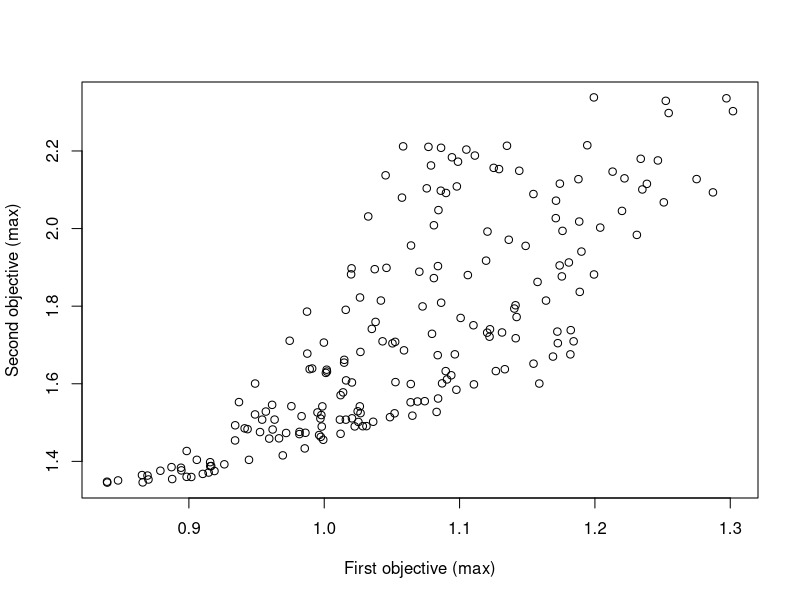
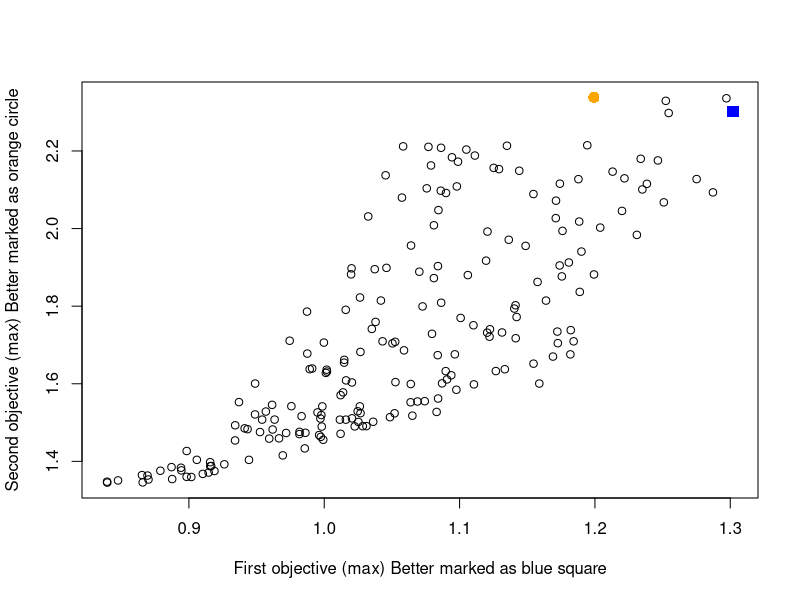
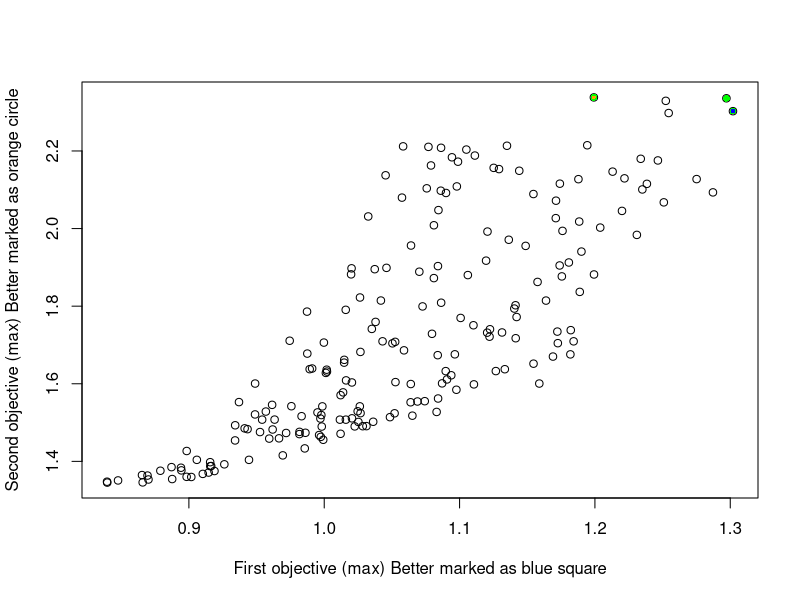
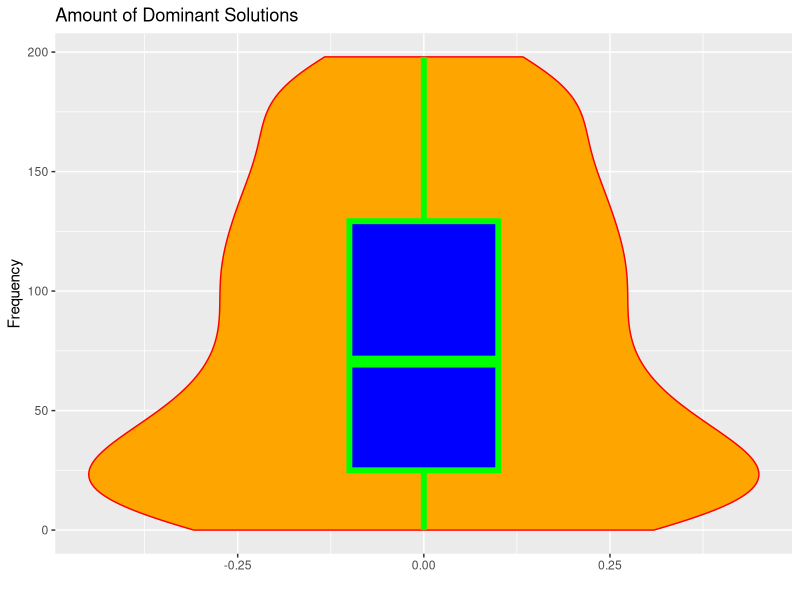
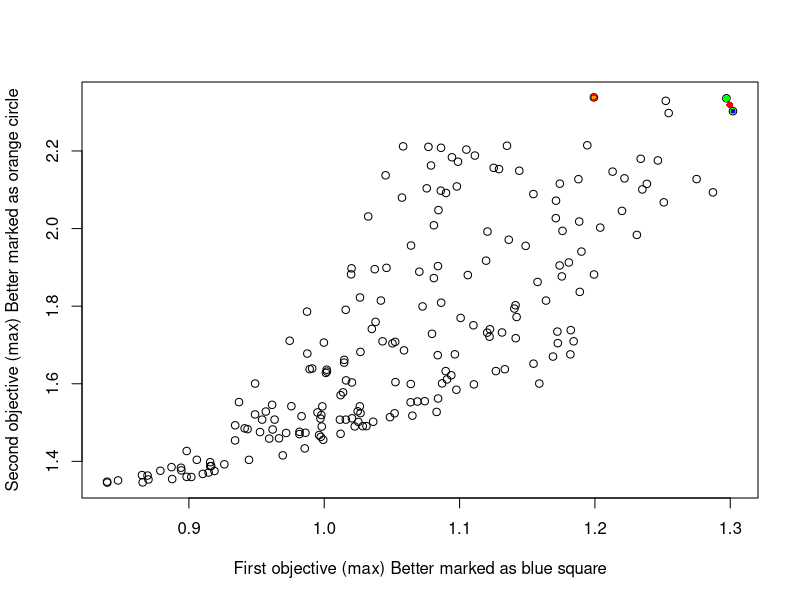

The R script that drew these images, in order:
expresions <- function(maxdeg, varcount, termcount) {
  f <- data.frame(variable=integer(), coef=integer(), degree=integer())
  for (t in 1:termcount) {
    var <- sample(1:varcount, 1)
    deg <- sample(0:maxdeg, 1)
    f <-  rbind(f, c(var, runif(1), deg))
  }
  names(f) <- c("variable", "coef", "degree")
  return(f)
}

evaluation <- function(pol, vars) {
  value <- 0.0
  terms = dim(pol)[1]
  for (t in 1:terms) {
    term <- pol[t,]
    value <-  value + term$coef * vars[term$variable]^term$degree
  }
  return(value)
}

domin.by <- function(target, challenger) {
  if (sum(challenger < target) > 0) {
    return(FALSE) 
  } 
  return(sum(challenger > target) > 0)
}

vc <- 3
md <- 2
tc <- 4
k <- 2 
obj <- list()
for (i in 1:k) {
  obj[[i]] <- expresions(md, vc, tc)
}
minim <- (runif(k) > 0.5)
sign <- (1 + -2 * minim) 
n <- 200 
sol <- matrix(runif(vc * n), nrow=n, ncol=vc)
val <- matrix(rep(NA, k * n), nrow=n, ncol=k)
for (i in 1:n) { 
  for (j in 1:k) { 
    val[i, j] <- evaluation(obj[[j]], sol[i,])
  }
}
mejor1 <- which.max(sign[1] * val[,1])
mejor2 <- which.max(sign[2] * val[,2])
cual <- c("max", "min")
xl <- paste("First objective (", cual[minim[1] + 1], ")", sep="")
yl <- paste("Second objective (", cual[minim[2] + 1], ")", sep="")
png("p11_R1_init.png", width=15, height=15, units="cm", res=1200)
plot(val[,1], val[,2], xlab=xl, ylab=yl)
graphics.off()
png("p11_R1_mejores.png", width=15, height=15, units="cm", res=1200)
plot(val[,1], val[,2], xlab=paste(xl, "Better marked as blue square"),
     ylab=paste(yl,"Better marked as orange circle"))
points(val[mejor1, 1], val[mejor1, 2], col="blue", pch=15, cex=1.5)
points(val[mejor2, 1], val[mejor2, 2], col="orange", pch=16, cex=1.5)
graphics.off()
no.dom <- logical() 
dominadores <- integer()
for (i in 1:n) { 
  d <- logical() 
  for (j in 1:n) { 
    d <- c(d, domin.by(sign * val[i,], sign * val[j,]))
  }
  cuantos <- sum(d)
  dominadores <- c(dominadores, cuantos)
  no.dom <- c(no.dom, sum(d) == 0) 
}

frente <- subset(val, no.dom) 
png("p11_R1_frente.png", width=15, height=15, units="cm", res=1200)
plot(val[,1], val[,2], xlab=paste(xl, "Better marked as blue square"),
     ylab=paste(yl,"Better marked as orange circle"))
points(frente[,1], frente[,2], col="green", pch=16, cex=0.9)
mejor1 <- which.max((1 + (-2 * minim[1])) * val[,1])
mejor2 <- which.max((1 + (-2 * minim[2])) * val[,2])
points(val[mejor1, 1], val[mejor1, 2], col="blue", pch=15, cex=0.5)
points(val[mejor2, 1], val[mejor2, 2], col="orange", pch=16, cex=0.5)
graphics.off()

library(ggplot2)
data <- data.frame(pos=rep(0, n), dom=dominadores)
png("p11_R1_violin.png", width=15, height=15, units="cm", res=1200)
gr <- ggplot(data, aes(x=pos, y=dom)) + geom_violin(fill="orange", color="red")
gr + geom_boxplot(width=0.2, fill="blue", color="green", lwd=2) +
  xlab("") +
  ylab("Frequency") +
  ggtitle("Amount of Dominant Solutions")
graphics.off()

porcentaje=50
dispersos = kmeans(frente, round(dim(frente)[1]*porcentaje/100), iter.max = 1000, nstart = 50, algorithm = "Lloyd")
dispersos$cluster
dispersos$centers

png("p11_R1_fdispersos.png", width=15, height=15, units="cm", res=1200)
plot(val[,1], val[,2], xlab=paste(xl, "Better marked as blue square"),
     ylab=paste(yl,"Better marked as orange circle"))
points(frente[,1], frente[,2], col="green", pch=16, cex=0.9)
points(dispersos$centers[,1], dispersos$centers[,2], col="red", pch=16, cex=0.9)
mejor1 <- which.max((1 + (-2 * minim[1])) * val[,1])
mejor2 <- which.max((1 + (-2 * minim[2])) * val[,2])
points(val[mejor1, 1], val[mejor1, 2], col="blue", pch=15, cex=0.5)
points(val[mejor2, 1], val[mejor2, 2], col="orange", pch=16, cex=0.5)
